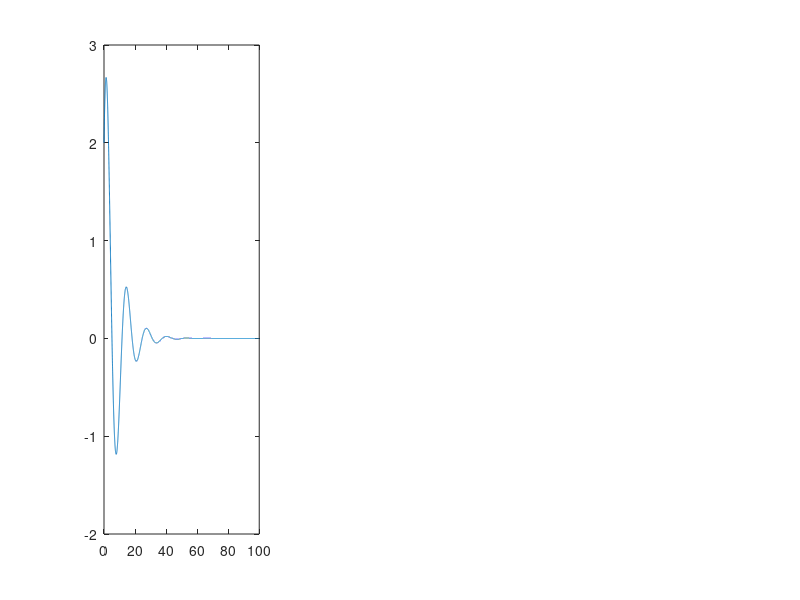

Recreate this plot in MATLAB. (Note: this script raises an error after producing the figure.)
%% ODE Mini-Report Assignment (By Patrice Harapeti)

%% Background
% Damped Simple Oscillator

%% Part Zero : Setup

% Clear existing workspace
clear; clc; close all

% Setup parameters
timestep = 0.01; % timestep (seconds)
totalTime = 100; % total time of simulation (seconds)
timeSeries = 0:timestep:totalTime;
k = 0.25; % frequency term
gamma = 0.25; % dampening term

% Initial conditions
x_initial = 2; % initial position (metres)
v_initial = 1; % intial velocity (metres / second)
x0 = [x_initial; v_initial];

%% Part One : Analytical Solution

%   Derivation
%   Let x = e^bt
%   Let xdot = b * e^bt
%   Let xddot = b^2 * e^bt
%
%   Therefore, -xddot - gamma*xdot - k*x = 0 equals
%   -b^2 * e^bt - (gamma * b * e^bt) - ke^bt = 0
%
%   Pull e^bt out as common factor, this leaves us
%   e^bt (-b^2 - gamma*b - k) = 0
%
%   Therefore -b^2 - gamma*b - k must equal 0
%   Solving for b
%   b = (gamma ± sqrt((-gamma)^2 - (4 * -1 * -k)) / -2
b1 = (gamma + sqrt((gamma)^2 - (4 .* k))) ./ -2;
b2 = (gamma - sqrt((gamma)^2 - (4 .*k))) ./ -2;

% Plot analytical solution
% figure(1);
% plot(timeSeries, analyticalSolution);

%% Part Two : Numberical Solution

% Convert 2nd order equation into a system of two coupled 1st order 
% equations using the variable suspension technique
%   Let xdot = v
%   Let vdot = xddot = -gamma * xdot - k * x
%
%   Since xdot = v, then...
%   d/dt [x; v] = [0 1; -k -gamma] * [x; v]

% Negatively dampened (will converge at y = 0)
% Also known as an underdamped system
A = [0 1; -k -gamma];

% Use ode45 to numerically solve
[t, x] = ode45(@(t, x) A * x, timeSeries, x0);
position = x(:, 1);
velocity = x(:, 2);

%% Part Three : Plotting

% Plot Position vs Time
figure(2);
subplot(1, 3, 1);
plot(t, position);

% Draw horizontal line at y = 0 to represent convergence value
yline(0, '--');
grid on;
title('Position vs Time');
xlim([0, 70]);
xlabel('Time');
ylabel('Position');

% Plot Velocity vs Time
subplot(1, 3, 2);
plot(t, velocity, 'r');
grid on;
title('Velocity vs Time');
xlim([0, 70]);
xlabel('Time');
ylabel('Velocity');

% Plot Position vs Velocity
subplot(1, 3, 3);
plot(position, velocity, 'g', 'LineWidth', 1.2);
grid on;
title('Postion vs Velocity');
xlabel('Position');
ylabel('Velocity');

%% Part Four : Convergence

% Prove the numerical solution converges at the same value the analytical
% solution conveges to

%% Part Five : Error between analytical and numerical solution

% Produce a plot of the error between the analytical and numberical
% solution as as the step size of increased/decreased
% Plot should be plot(stepsize, error)

%% Part Six : Fourier Analysis of numerical solution

% Compute a power spectrum graph of the numerical solution
% Plot (frequency, power_freqSpace);

% Determine the center frequency and FWHM
% Include these in the plot
